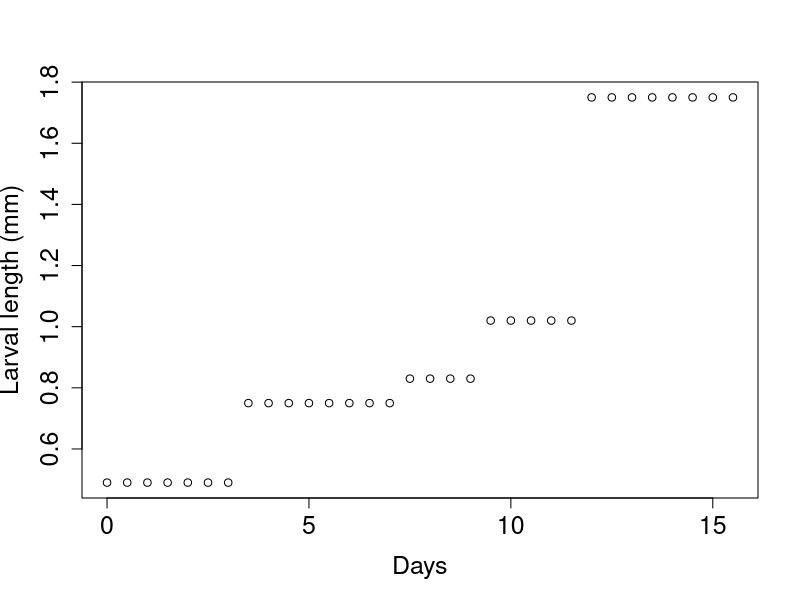
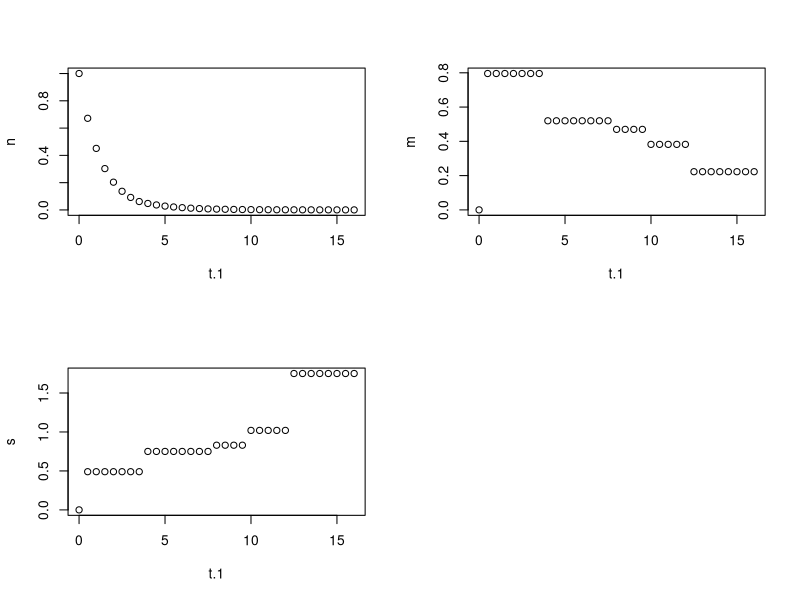
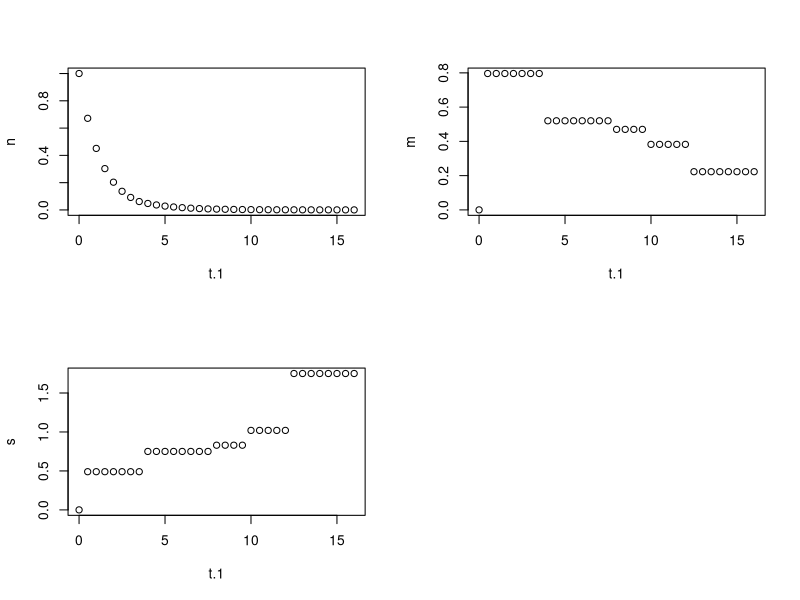
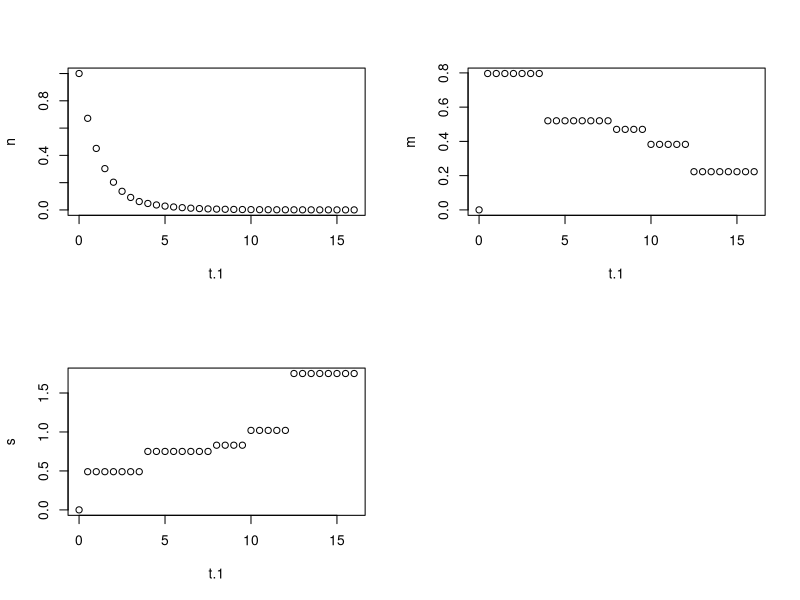
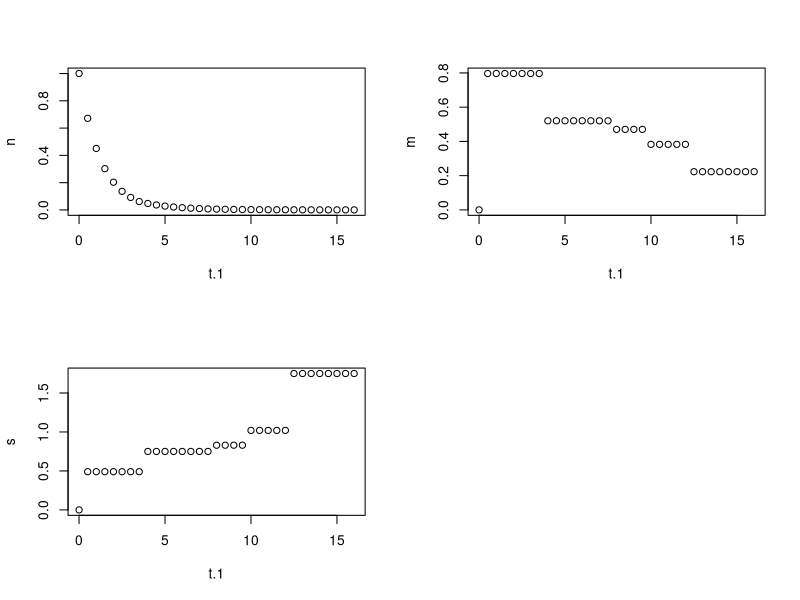
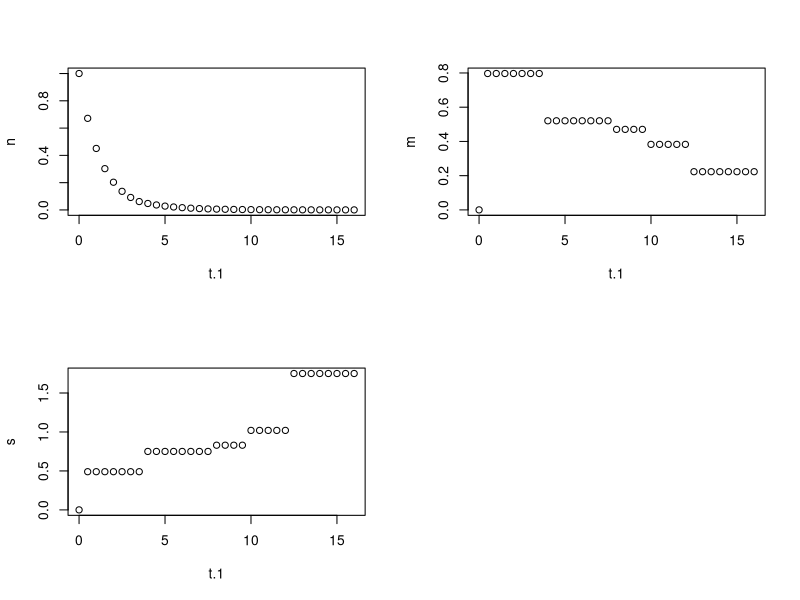
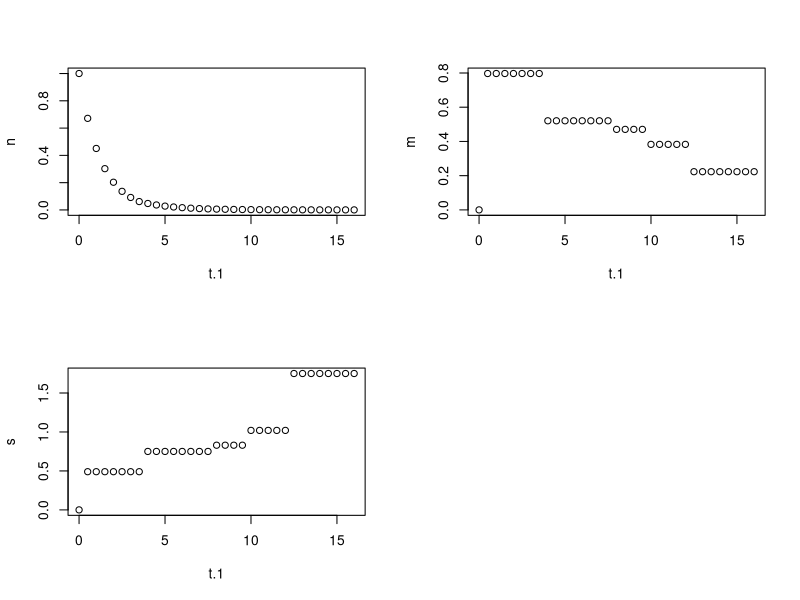
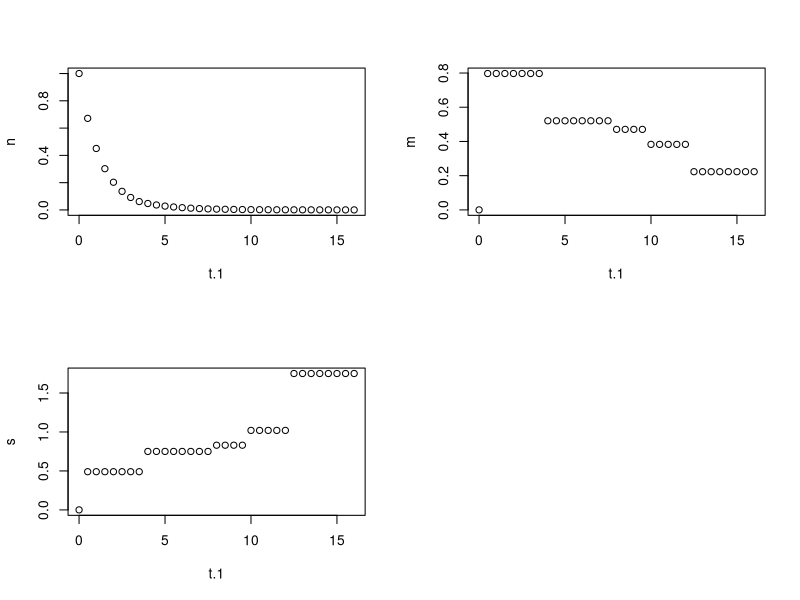

Here is the R script that generated these plots, in order:
###This is just a copied version of the calculating mortality rates (jank) script except it's been cleaned up for larval mortality
##Reminder that the goal of this script is to calculate mr when givent the percentage of larvae that survived in experiments until day n
	#Not a simple constant proportion because larvae grow over time and we explicitly say that mortality is related to size
	##Basically brute forcing this approach
##Also TLDR but given the survival rate from Liao et al., we get a mr of 0.12 at a lr of 1
##3/29/21 Want to try this for Marinelle's data also

##Need to create a larvae growth function (I have one but it incorporates noise which is just too hard for this simulation. Going to just use the mean for each stage)
larvae.size=function(t){
	if(t<3.5){
	cl=0.49 #runif(1, 0.44, 0.54)	
	}
	
	else if(t<7.5 & t>=3.5){
	cl= 0.75 #runif(1, 0.72, 0.77)
	}
	
	else if(t<9.5 & t>=7.5){
	cl=0.83 #runif(1, 0.79, 0.87)
	}
	
	else if(t<12 & t>=9.5){
	cl=1.02 #runif(1, 0.98, 1.06)
	}
	
	else if(t<=15.5 & t>=12){
	cl=1.75 #runif(1, 1.69, 1.81)
	}
	
	else print('not larva')
}

##Quick plot just to make sure that function is working
t=seq(from =0, to =15.5, by =0.5)
cl=rep(0, length(t))
for(i in 1:length(t))
{
	cl[i]=larvae.size(t[i])
}
plot(cl~t, ylab='Larval length (mm)', xlab='Days', cex.axis=1.5, cex.lab=1.5)


###From Liao et al. 2011: Get 39% survival after 4 days (my time funciton is in days)
###From Marinelle: Get 11% survival from z1 to crab instar (which in my model is roughly 16 days) 
mortality=function(l){
	m=mr*(lr/l)
}

mort.test=seq(from=0.39, to=0.4, by=0.0001)
pop.at.4days=rep(5, length(mort.test))

for(j in 1:length(mort.test))
{
	mr=mort.test[j]
	lr=1 #Arbitrarily making lr =1

#Sub in mortality function for just r constant
numbers=function(t, i) {
	num=n[i]*exp(-(mortality(larvae.size(t)))*delta.t) 
}

delta.t=0.5 ##Resolution between time points
t=seq(from=0, to=15.5, by=delta.t) 
n=rep(0, length(t))
m=rep(0, length(t))
s=rep(0, length(t))

n[1]=1 ##Starting population size

for(i in 1:length(t))
{
	n[i+1]=numbers(t=t[i], i=i)
	s[i+1]=larvae.size(t[i])
	m[i+1]=mortality(larvae.size(t[i]))
}

t.1=c(t, max(t)+delta.t)
x=data.frame(n, t.1)
pop.at.4days[j]=x[x$t.1==15.5,]$n ##This is the part of the code you need to change when calculating mr from other sources. Just change what day you are filtering by. For Marinelle, it's the end of the simulation (day 15.5) x[x$t.1==4,]$n
						###Now doing this for field data, which is also the end of the larval phase so going with 15.5 days also. Survival of 0.000462 (yeesh)
par(mfrow=(c(2,2)))
plot(n~t.1)
plot(m~t.1)
plot(s~t.1)
}

plot(pop.at.4days~mort.test) 
cbind(pop.at.4days, mort.test)

###Done!!! Mortality is at 0.12 a lr of 1 from Liao et al. 2011
# 0.114 with lr of 1 from Marinelle (Number tracks, looks like survival is around 10% after PLD)

###For field mortality Bryars and Havenhand (2004), it is 0.3972 given that 0.00046 proportion survived till megalopae aka 15.5 days